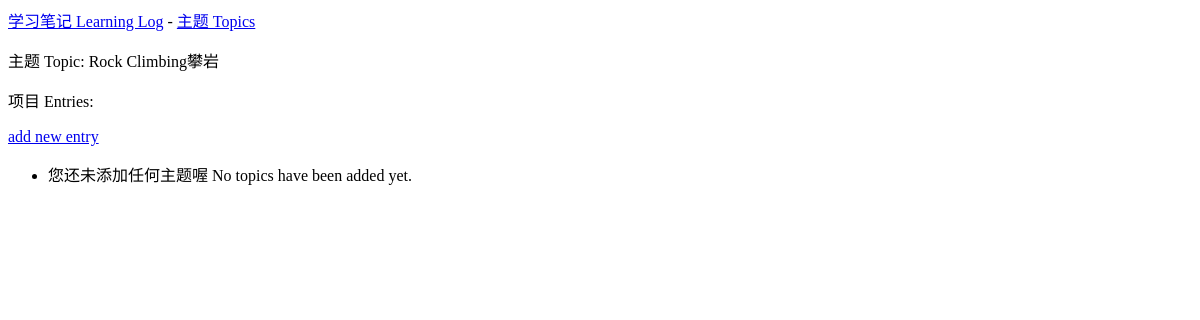
The page /topics/2/ on the database as committed earlier.
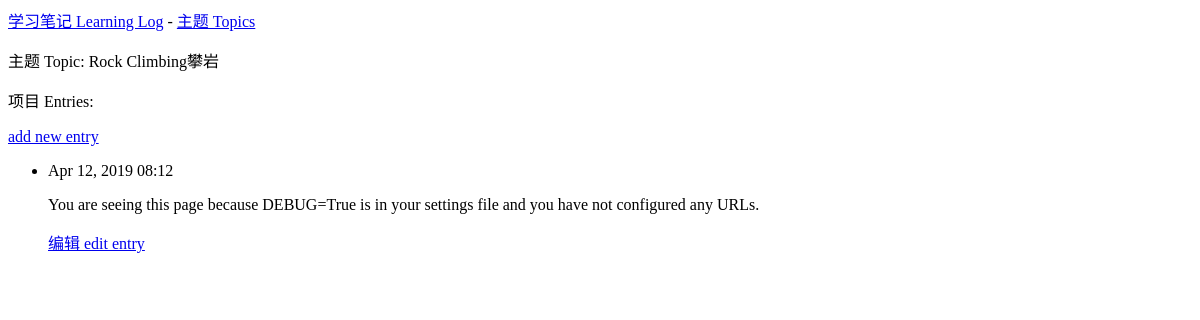
The same page on the database as committed later.
### learning_logs/models.py (models this page shows, shortened)
class Entry(models.Model):
    topic = models.ForeignKey(Topic, on_delete=models.CASCADE)
    text = models.TextField()
    date_added = models.DateTimeField(auto_now_add=True)
    class Meta:
        verbose_name_plural = 'entries'

### learning_logs/views.py (the view)
# urls.py: path('topics/<topic_id>/', views.topic, name='topic'),
def topic(request, topic_id):
    topic = Topic.objects.get(id=topic_id)
    entries = topic.entry_set.order_by('-date_added')
    context = {'topic': topic, 'entries': entries}
    return render(request, 'learning_logs/topic.html', context)

### learning_logs/models.py (called while the page is built)
    def __str__(self):
        return self.text

### learning_logs/templates/learning_logs/topic.html
{% extends 'learning_logs/base.html' %}
{% block content %}
<p>主题 Topic: {{ topic }}</p>
<p>项目 Entries:</p>
<p>
    <a href="{% url 'learning_logs:new_entry' topic.id %}">add new entry</a>
</p>
<ul>
    {% for entry in entries %}
    <li>
        <p>{{ entry.date_added|date:'M d, Y H:i' }}</p>
        <p>{{ entry.text|linebreaks }}</p>
        <p>
            <a href="{% url 'learning_logs:edit_entry' entry.id %}">编辑 edit entry</a>
        </p>
    </li>
    {% empty %}
    <li>您还未添加任何主题喔 No topics have been added yet.</li>
    {% endfor %}
</ul>
{% endblock content %}

Rows that differ between the two databases and show on the page:
added Entry: date_added "Apr 12, 2019 08:12", text "You are seeing this page because DEBUG=True is in your settings file and you have not configured any URLs."
Other text that changed with them:
text no longer shown: "您还未添加任何主题喔 No topics have been added yet."
